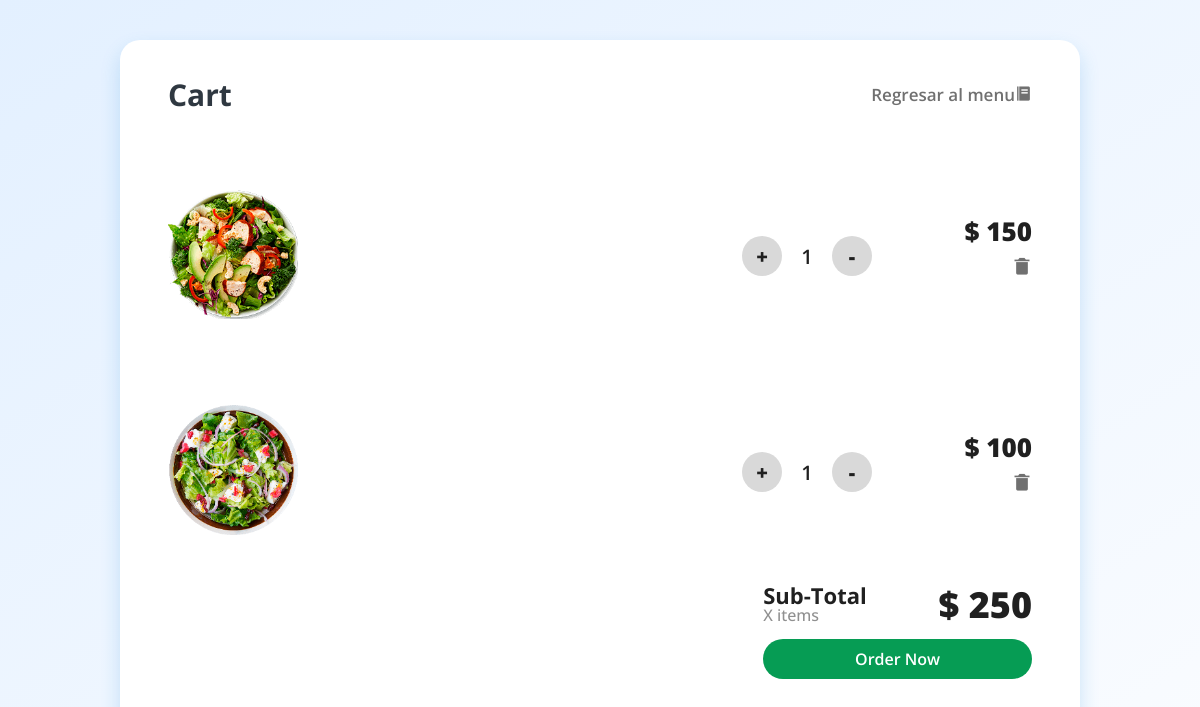
Before: /cart (signed in) with the older database file.
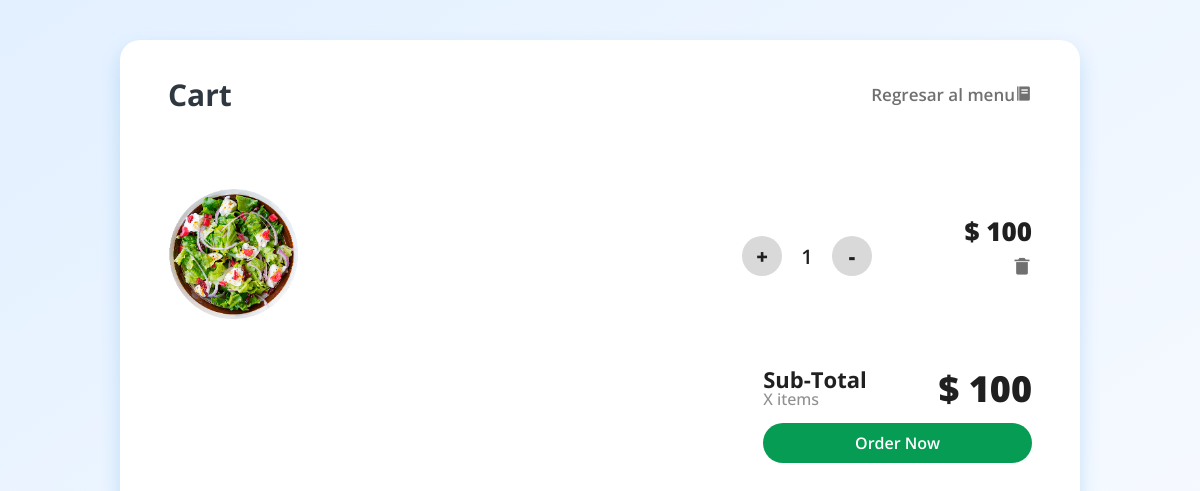
After: the same page with the newer database file.
### restaurant/models.py (models this page shows, shortened)
class Item(db.Model):
    item_id = db.Column(db.Integer(), primary_key = True)
    name = db.Column(db.String(length = 30), nullable = False)
    description = db.Column(db.String(length = 50), nullable = False)
    price = db.Column(db.Integer(), nullable = False)
    source = db.Column(db.String(length = 30), nullable = False)
    orderer = db.Column(db.Integer(), db.ForeignKey('user.id'))  #Se utiliza para almacenar información sobre el artículo pedido por el usuario.

### restaurant/routes.py (the view, shortened to what this page needs)
@app.route('/cart', methods = ['GET', 'POST'])
def cart_page():
    order_form = OrderForm()
    if request.method == 'GET':
        selected_items = Item.query.filter_by(orderer = current_user.id)#Obtener elementos que el usuario ha añadido al carrito
        return render_template('cart.html', order_form = order_form, selected_items = selected_items)

### restaurant/forms.py
class OrderForm(FlaskForm):
    submit = SubmitField(label = 'Order Now')

### restaurant/models.py (called while the page is built)
@login_manager.user_loader
def load_user(user_id):
    return User.query.get(int(user_id))

### restaurant/templates/cart.html (shortened to what this page needs)
<!DOCTYPE html>
<html>
<head>
	<link href='https://cdn.jsdelivr.net/npm/boxicons@2.0.5/css/boxicons.min.css' rel='stylesheet'>
	<link rel= "stylesheet" type= "text/css" href= "{{ url_for('static',filename='styles/css/style-cart.css') }}">
</head>
<body>
   <div class="CartContainer">
   	   <div class="Header">
   	   	<h3 class="Heading">Cart</h3>
   	   	<a href="{{ url_for('menu_page') }}" class = "back"><h5 class="Action">Regresar al menu<i class='bx bxs-food-menu'></i></h5></a>
   	   </div>
	   {% for selected_item in selected_items %}
   	   <div class="Cart-Items">
   	   	  <div class="image-box">
   	   	    <img src="{{ url_for('static', filename = 'styles/img/'+selected_item.source) }}" alt="" class="menu__img">
   	   	  </div>
   	   	  <div class="about">
            <h1 class="title"></h1>
   	   	  </div>
   	   	  <div class="counter">
   	   	  	<div class="btn">+</div>
   	   	  	<div class="count">1</div>
   	   	  	<div class="btn">-</div>
   	   	  </div>
   	   	  <div class="prices">
   	   	  	<div class="amount">$ {{ selected_item.price }}</div>
   	   	  	<div class="remove"><i class='bx bxs-trash-alt'></i></div>
   	   	  </div>
   	   </div>
	   {% endfor %}
		<div class="checkout">
			<div class="total">
				<div>
					<div class="Subtotal">Sub-Total</div>
					<div class="items"> X items</div>
				</div>
				<div class="total-amount">$ {{ selected_items | sum(attribute='price') }}</div>
			</div>
			<form method = 'POST'>
				{{ order_form.submit(class = 'button') }}
			</form>
		</div>
 	</div>
</body>
</html>

### restaurant/static/styles/css/style-cart.css (style rules this page uses)
body { margin: 0; padding: 0; background: linear-gradient(to bottom right, #E3F0FF, #FAFCFF); height: 100vh; display: flex; justify-content: center; align-items: center; }
.CartContainer { width: 80%; height: 90%; background-color: #ffffff; border-radius: 20px; box-shadow: 0px 10px 20px #1687d933; }
.Header { margin: auto; width: 90%; height: 15%; display: flex; justify-content: space-between; align-items: center; }
.Heading { font-size: 30px; font-family: 'Open Sans'; font-weight: 700; color: #2F3841; }
.back { text-decoration: none; }
.Action { font-size: 17px; font-family: 'Open Sans'; font-weight: 600; color: #707070; cursor: pointer; }
.Cart-Items { margin: auto; width: 90%; height: 30%; display: flex; justify-content: space-between; align-items: center; }
.image-box { width: 15%; text-align: center; }
.about { height: 100%; width: 30%; }
.title { padding-top: 60px; line-height: 10px; font-size: 32px; font-family: 'Open Sans'; font-weight: 800; color: #202020; }
.counter { width: 15%; display: flex; justify-content: space-between; align-items: center; }
.btn { width: 40px; height: 40px; border-radius: 50%; background-color: #d9d9d9; display: flex; justify-content: center; align-items: center; font-size: 20px; font-family: 'Open Sans'; font-weight: 900; color: #202020; cursor: pointer; }
.count { font-size: 20px; font-family: 'Open Sans'; font-weight: 600; color: #202020; }
.prices { height: 100%; text-align: right; padding-top: 90px; }
.amount { padding-top: 20px; font-size: 26px; font-family: 'Open Sans'; font-weight: 800; color: #202020; }
.remove { padding-top: 5px; font-size: 20px; font-family: 'Open Sans'; font-weight: 600; color: #707070; cursor: pointer; }
.checkout { float: right; margin-right: 5%; width: 28%; }
.total { width: 100%; display: flex; justify-content: space-between; }
.Subtotal { font-size: 22px; font-family: 'Open Sans'; font-weight: 700; color: #202020; }
.items { font-size: 16px; font-family: 'Open Sans'; font-weight: 500; color: #909090; line-height: 10px; }
.total-amount { font-size: 36px; font-family: 'Open Sans'; font-weight: 900; color: #202020; }
.button { margin-top: 10px; width: 100%; height: 40px; border: none; background-color: #069C54; border-radius: 20px; cursor: pointer; font-size: 16px; font-family: 'Open Sans'; font-weight: 600; color: #FFF; }
.menu__img { width: 130px; }

Changed rows visible on the page:
no longer on this page (row edited): Item: source (picture), price "150"
Other visible differences:
{{ selected_items | sum(attribute='price') }}: "250" → "100"
